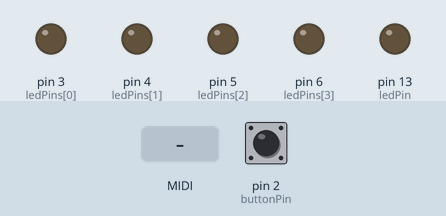
Simulated run of this sketch. Board: Arduino Mega 2560, built with avr-gcc and run on an emulated ATmega2560. Shown: output pins drawn as LEDs (lit = HIGH). Dashed ring = blinking. The inputs (shaded band) are chosen by the test bench; at power-on: pin 2 (buttonPin) HIGH. MIDI output is not drawn.

Above: at 1.2 s.
1.3 s: pin 2 (buttonPin) pulled LOW for 0.15 s
At 2.0 s:
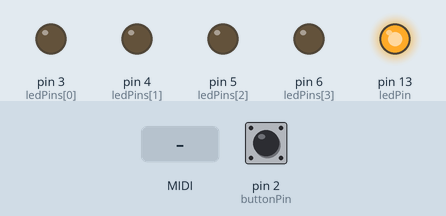
2.9 s: MIDI note 36 received
At 3.05 s:
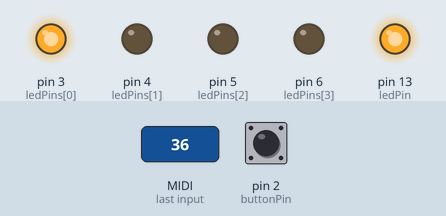
4.7 s: pin 2 (buttonPin) pulled LOW for 0.15 s
At 4.99 s:
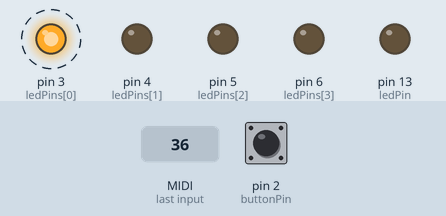
7.8 s: MIDI note 48 received
At 7.95 s:
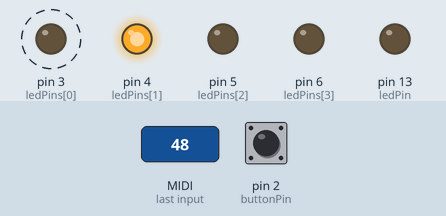
10.8 s: MIDI note 60 received
At 12.3 s:
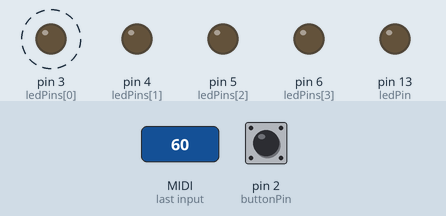
13.8 s: pin 2 (buttonPin) pulled LOW for 1 s
At 16.2 s:
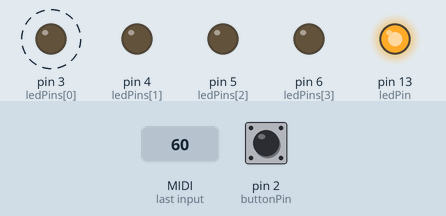
Timing chart, 0 to 18.8 s (numbered marks = the images above; inputs shaded):
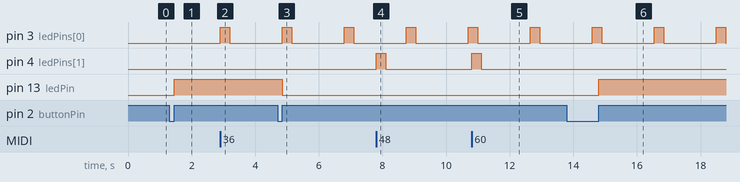

The sketch:

MidiLooper.ino
```cpp
#include <MIDI.h>

// MidiLooper - target: the 1010music Euroshield with the PJRC Teensy 3.2
// Created by Scott Metoyer, 2020
//
// Midi tape-style looping performance utility for the 1010music Euroshield.
//
// This code is in the public domain.

#define buttonPin             2
#define ledPin                13
#define maxNumberOfSequences  4
#define maxNumberOfEvents     32
#define debounceMS            25
#define ledPinCount           4
#define shortPress            40
#define longPress             1000

MIDI_CREATE_INSTANCE(HardwareSerial, Serial1, MIDI);

int recordingSequenceIndex = 0;
unsigned long lastUpdate;
int ledPins[ledPinCount] = { 3, 4, 5, 6 };
unsigned long lastButtonMS = 0;
int lastButtonState = -1;
unsigned long buttonCounter = 0;
bool isRecording = false;
int eventCounter = 0;

struct Note {
  byte pitch;
  byte velocity;
  long timestamp;
};

struct Sequence {
  Note note[maxNumberOfEvents];
  int currentEventIndex;
  int numberOfEvents;
  unsigned long start;
  unsigned long end;
  unsigned long elapsed;
};

Sequence sequence[maxNumberOfSequences];

void startRecording() {
  digitalWrite(ledPin, HIGH);
  isRecording = true;
}

void stopRecording() {
  digitalWrite(ledPin, LOW);
  isRecording = false;

  // Set the current sequence end time, number of events, and reset the event index
  sequence[recordingSequenceIndex].end = millis();
  sequence[recordingSequenceIndex].currentEventIndex = 0;
  sequence[recordingSequenceIndex].numberOfEvents = eventCounter;
  eventCounter = 0;

  // Increment the sequence index
  if (recordingSequenceIndex == maxNumberOfSequences - 1) {
    recordingSequenceIndex = 0;
  } else {
     recordingSequenceIndex++;
  }
}

void recordEvent(byte pitch, byte velocity)
{
  if (isRecording) {
    long ms = millis();

    // Start the sequence clock and clear the sequence if this is the first incoming note
    if (eventCounter == 0) {
      sequence[recordingSequenceIndex].start = ms;
      sequence[recordingSequenceIndex].elapsed = ms;
      memset(sequence[recordingSequenceIndex].note, 0, sizeof(sequence[recordingSequenceIndex].note));
    }

    sequence[recordingSequenceIndex].note[eventCounter].pitch = pitch;
    sequence[recordingSequenceIndex].note[eventCounter].velocity = velocity;
    sequence[recordingSequenceIndex].note[eventCounter].timestamp = ms;

    // If we have filled the note buffer then turn off recording
    eventCounter++;

    if (eventCounter == maxNumberOfEvents) {
      stopRecording();
    }
  }
}

void handleNoteOn(byte channel, byte pitch, byte velocity) {
  digitalWrite(ledPins[recordingSequenceIndex], HIGH);
  recordEvent(pitch, velocity);
  MIDI.sendNoteOn(pitch, velocity, recordingSequenceIndex + 1);
}

void handleNoteOff(byte channel, byte pitch, byte velocity) {
  digitalWrite(ledPins[recordingSequenceIndex], LOW);
  recordEvent(pitch, 0);
  MIDI.sendNoteOff(pitch, velocity, recordingSequenceIndex + 1);
}

void setup()
{
  pinMode(ledPin, OUTPUT);
  pinMode(buttonPin, INPUT);

  for (int i = 0; i < ledPinCount; i++) {
    pinMode(ledPins[i], OUTPUT);
  }

  MIDI.begin(MIDI_CHANNEL_OMNI);
  MIDI.turnThruOff();
  MIDI.setHandleNoteOn(handleNoteOn);
  MIDI.setHandleNoteOff(handleNoteOff);

  lastButtonState = digitalRead(buttonPin);
}

void loop()
{
  // Check record button
  int buttonState = digitalRead(buttonPin);

  if (buttonState != lastButtonState) {
      long ms = millis();

      if (ms - lastButtonMS > debounceMS) {
        if (buttonState == LOW) {
          // A button down event has occurred. Start the button counter.
          buttonCounter = ms;
        } else {
          // A button up even has occurred. Either toggle recording, or clear the sequences depending on how long the button was pressed.
          if ((ms - buttonCounter >= shortPress) && !(ms - buttonCounter >= longPress)) {
              // Short press detected
              if (isRecording) {
                stopRecording();
              } else {
                startRecording();
              }
          }
          if ((ms - buttonCounter >= longPress)) {
              // Long press detected
              memset(sequence, 0, sizeof(sequence));
              recordingSequenceIndex = 0;
          }
        }
      }

      lastButtonMS = ms;
      lastButtonState = buttonState;
  }

  // Check for incoming Midi messages. They are handled in the note callbacks.
  MIDI.read();

  // Play the sequences
  long ms = millis();
  long elapsed = ms - lastUpdate;

  for (int i = 0; i < maxNumberOfSequences; i++) {
    // Don't try to play the currently recording sequnce
    if (isRecording && i == recordingSequenceIndex) {
      break;
    }

    sequence[i].elapsed += elapsed;

    // Loop if we have reached the end of the sequence
    if (sequence[i].elapsed >= sequence[i].end) {
      sequence[i].elapsed = sequence[i].start;
      sequence[i].currentEventIndex = 0;
    }

    int eventIdx = sequence[i].currentEventIndex;

    // Play events as we reach them in the timeline
    if (eventIdx < sequence[i].numberOfEvents) {
      if (sequence[i].elapsed >= sequence[i].note[eventIdx].timestamp) {
        byte pitch = sequence[i].note[eventIdx].pitch;
        byte velocity = sequence[i].note[eventIdx].velocity;

        if (velocity > 0) {
          digitalWrite(ledPins[i], HIGH);
          MIDI.sendNoteOn(pitch, velocity, i + 1);
        } else {
          digitalWrite(ledPins[i], LOW);
          MIDI.sendNoteOff(pitch, velocity, i + 1);
        }

        sequence[i].currentEventIndex++;
      }
    }
  }

  lastUpdate = ms;
}
```

Measured:
- after the input at 1.3 s, pin 13 (ledPin): LOW → HIGH after 0.15 s
- after the input at 2.9 s, pin 3 (ledPins[0]): LOW → HIGH at once, → LOW 0.30 s later
- after the input at 4.7 s, pin 3 (ledPins[0]): alternates HIGH for 0.30 s and LOW for 1.6 s, starting after 0.15 s; pin 13 (ledPin): HIGH → LOW after 0.15 s
- after the input at 7.8 s, pin 4 (ledPins[1]): LOW → HIGH at once, → LOW 0.30 s later
- after the input at 10.8 s, pin 4 (ledPins[1]): LOW → HIGH at once, → LOW 0.30 s later
- after the input at 13.8 s, pin 13 (ledPin): LOW → HIGH after 1.0 s
